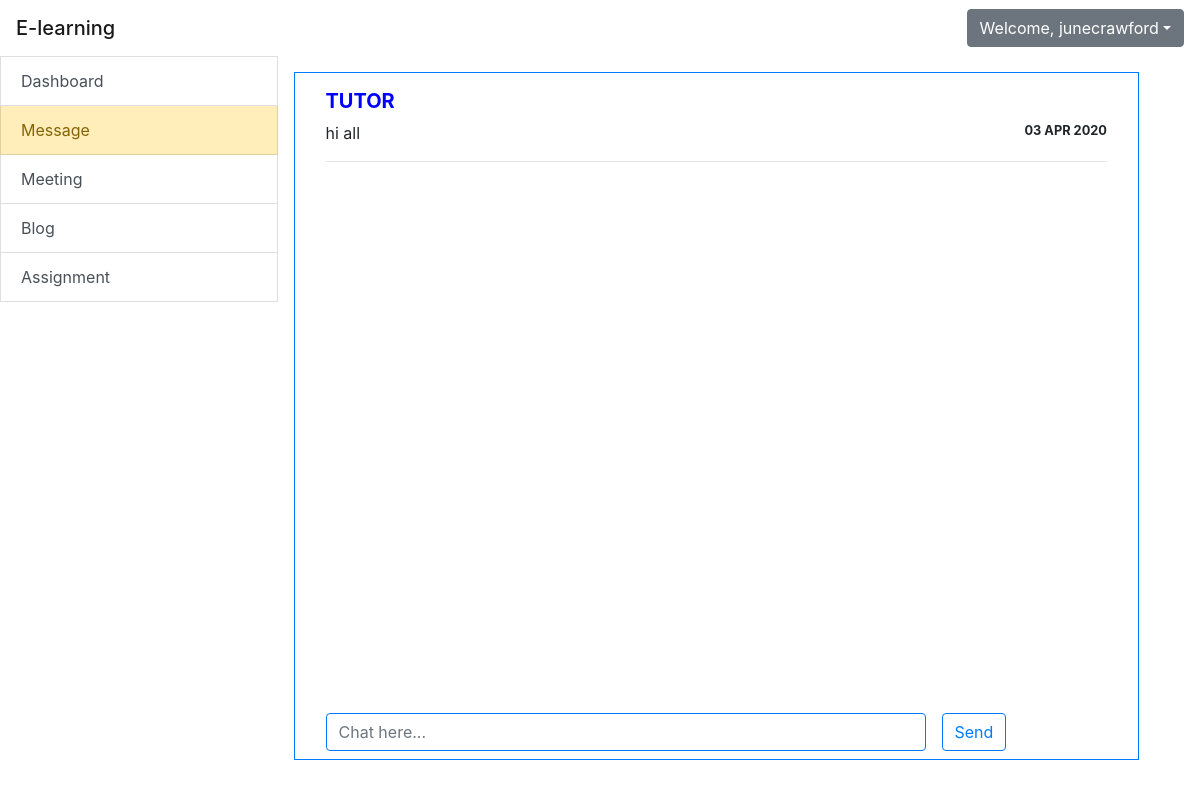
/Lecture_message.php (signed in), run on the app's committed database.
### tables this page shows
CREATE TABLE `message` (
  `message_id` int(11) NOT NULL,
  `username` varchar(30) NOT NULL,
  `message` text NOT NULL,
  `date` date NOT NULL
);

### include/function.php (called while the page is built, shortened)
<?php
include_once 'database.php';
function query($sql) {
  global $connection;
  return mysqli_query($connection, $sql);
}
function fetch_array($result){
  return mysqli_fetch_array($result);
}
 ?>

### Lecture_message.php (the view, shortened to what this page needs)
<?php
include './include/header.php';
?>
<div class="container-fluid row">
  <div class="list-group col-3">
    <?php include 'include/sidebar.php'; ?>
  </div>
  <div class="col-9 row p-3">
    <div class="container border border-primary">
      <div class="flex-column mb-3 p-3" style="height: 78vh">
<?php
    $query = query("SELECT * FROM message");
    while ($row = fetch_array($query)) {
    $username = $row['username'];
    $message = $row['message'];
    $date = $row['date'];
    $date = strtotime($date);
    $date = date('d M Y', $date);
    echo "<h5 class='font-weight-bold text-uppercase' style='color:blue;'>{$username}</h5>";
    echo "<small class='float-right font-weight-bold text-uppercase'>$date</small>";
    echo "<p>{$message}</p>";
    echo "<hr>";
    }
?>
      </div>
      <form class="form-inline mt-3" method="post">
        <div class="form-group mx-sm-3 mb-2">
          <input type="text" name="message" class="form-control border-primary" id="inputPassword2" placeholder="Chat here..." style="width: 50vw">
        </div>
        <button type="submit" name="submit" class="btn btn-outline-primary mb-2">Send</button>
      </form>
    </div>
  </div>
</div>
  <?php
  include './include/footer.php';
  ?>

### data on the page
message: username "TUTOR", date "03 APR 2020", message "hi all"

### other printed values
$_SESSION['username'] "junecrawford"
$value "Dashboard"
$value "Message"
$value "Meeting"
$value "Blog"
$value "Assignment"
